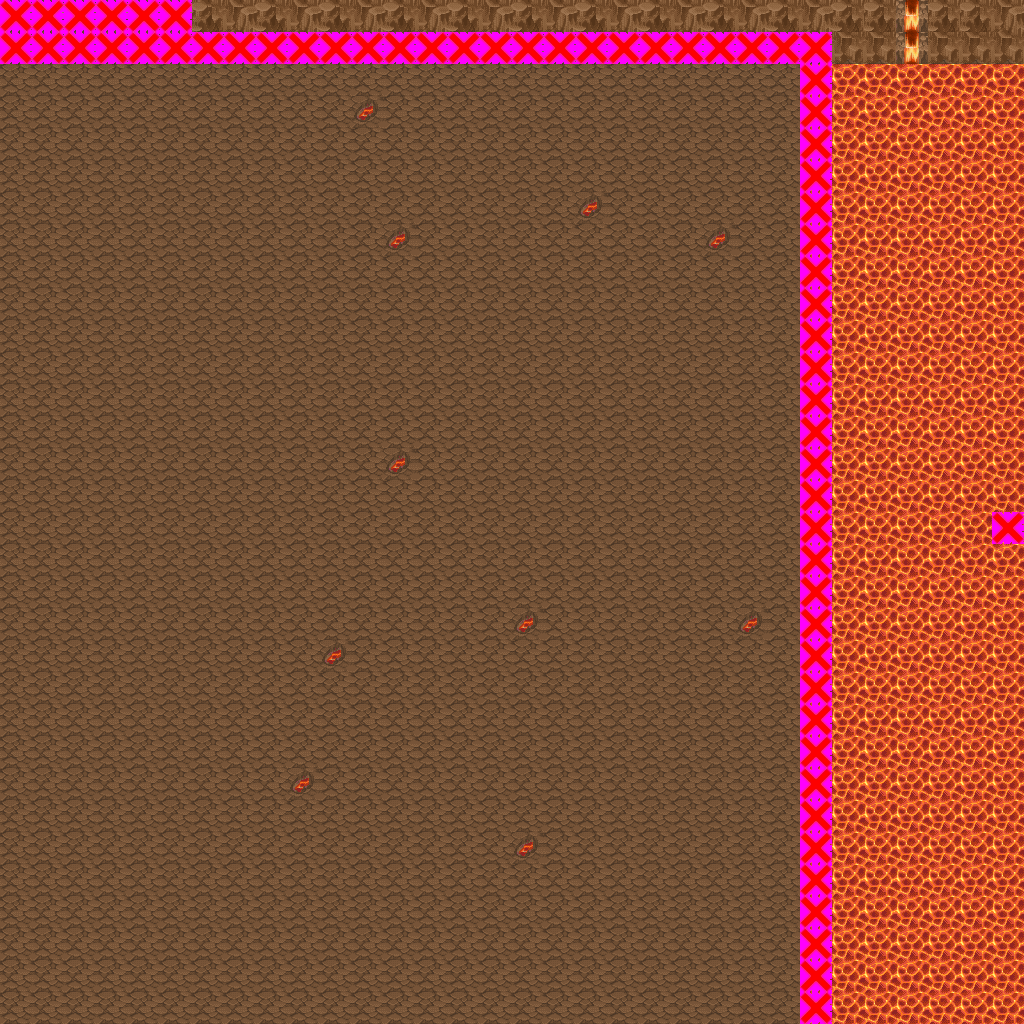

Below is a game level as drawn by its tile map, then a one-line description and the .tmx that defines it (tile-layer data replaced by summaries):
An orthogonal 32x32 tile map with 32x32 px tiles, 5 tile layers (Layer 1, Layer 2, Layer 3, Clip, ...), 8 tilesets and 2 objects (2x Portal).

<map version="1.0" orientation="orthogonal" width="32" height="32" tilewidth="32" tileheight="32">
 <tileset firstgid="1" name="Rock" tilewidth="32" tileheight="32">
  <image source="rock.png" />
  <tile id="0">
   <properties>
    <property name="TileType" value="0" />
    <property name="TileType" value="0" />
    <property name="TileType" value="0" />
    <property name="TileType" value="0" />
    <property name="TileType" value="0" />
    <property name="TileType" value="0" />
    <property name="TileType" value="0" />
    <property name="TileType" value="0" />
   </properties>
  </tile>
 </tileset>
 <tileset firstgid="2" name="Lava" tilewidth="32" tileheight="32">
  <image source="lava.png" />
  <tile id="0">
   <properties>
    <property name="TileType" value="1" />
    <property name="TileType" value="1" />
    <property name="TileType" value="1" />
    <property name="TileType" value="1" />
    <property name="TileType" value="1" />
    <property name="TileType" value="1" />
    <property name="TileType" value="1" />
    <property name="TileType" value="1" />
   </properties>
  </tile>
 </tileset>
 <tileset firstgid="3" name="FireEnemy" tilewidth="32" tileheight="32">
  <image source="FireEnemyIcon.png" trans="ff00ff" />
  <tile id="0">
   <properties>
    <property name="Type" value="Fire" />
    <property name="Type" value="Fire" />
    <property name="Type" value="Fire" />
    <property name="Type" value="Fire" />
    <property name="Type" value="Fire" />
    <property name="Type" value="Fire" />
    <property name="Type" value="Fire" />
    <property name="Type" value="Fire" />
   </properties>
  </tile>
 </tileset>
 <tileset firstgid="4" name="Clip" tilewidth="32" tileheight="32">
  <image source="solid.jpg" trans="ff00ff" />
 </tileset>
 <tileset firstgid="5" name="MountainPieces" tilewidth="32" tileheight="32">
  <image source="MountainPieces.png" trans="ffffff" />
 </tileset>
 <tileset firstgid="317" name="ConnectionLavat" tilewidth="32" tileheight="32">
  <image source="ConnectionLavat.png" trans="ffffff" />
 </tileset>
 <tileset firstgid="365" name="LavaGround" tilewidth="32" tileheight="32">
  <image source="LavaGround.png" trans="ffffff" />
 </tileset>
 <tileset firstgid="413" name="Overflow" tilewidth="32" tileheight="32">
  <image source="Overflow.png" trans="ffffff" />
 </tileset>
 <layer name="Layer 1" width="32" height="32">
  <data>[1024 cells, 1024 non-empty, 1 distinct tile ids]</data>
 </layer>
 <layer name="Layer 2" width="32" height="32">
  <data>[1024 cells, 284 non-empty, 8 distinct tile ids]</data>
 </layer>
 <layer name="Layer 3" width="32" height="32">
  <data>[1024 cells, 0 non-empty, 0 distinct tile ids]</data>
 </layer>
 <layer name="Clip" width="32" height="32">
  <data>[1024 cells, 63 non-empty, 1 distinct tile ids]</data>
 </layer>
 <layer name="Enemy" width="32" height="32">
  <data>[1024 cells, 0 non-empty, 0 distinct tile ids]</data>
 </layer>
 <objectgroup name="Objects" width="32" height="32">
  <object name="Portal" x="3" y="999" width="791" height="15">
   <properties>
    <property name="DestinationMap" value="Levels\TestFireMap\Mountain3" />
    <property name="DestinationX" value="12" />
    <property name="DestinationY" value="2" />
   </properties>
  </object>
  <object name="Portal" x="5" y="80" width="17" height="899">
   <properties>
    <property name="DestinationMap" value="Levels\TestFireMap\Mountain4" />
    <property name="DestinationX" value="29" />
    <property name="DestinationY" value="16" />
   </properties>
  </object>
 </objectgroup>
</map>
